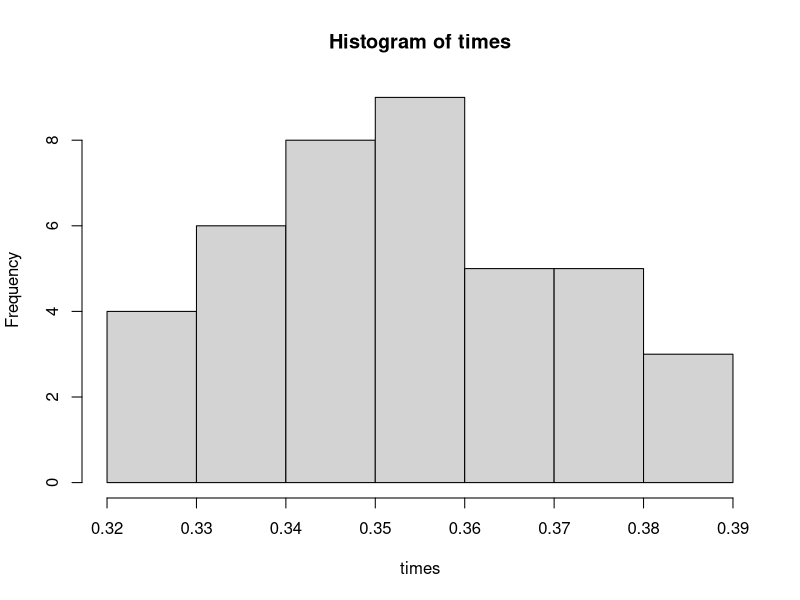
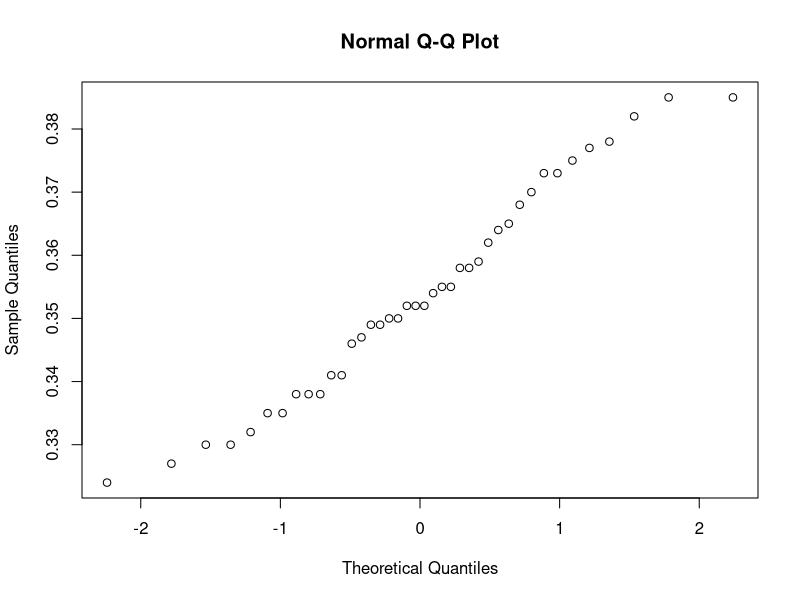
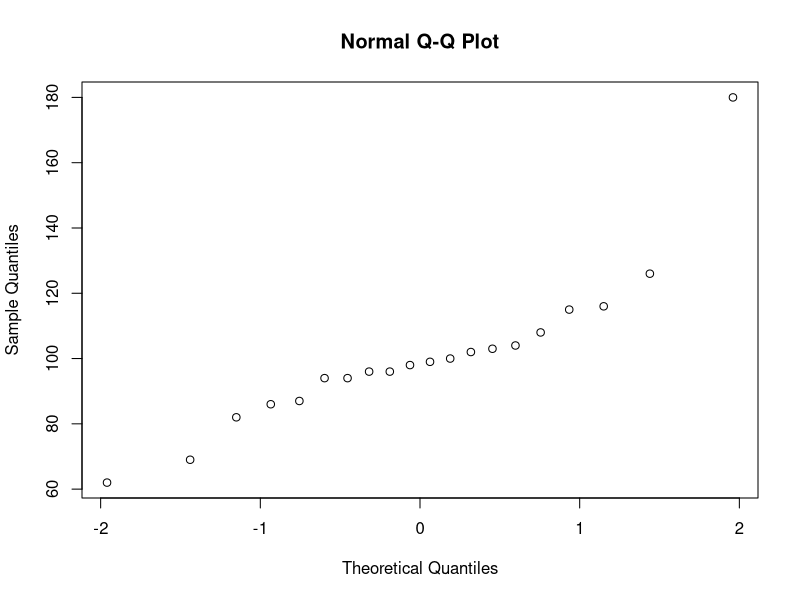
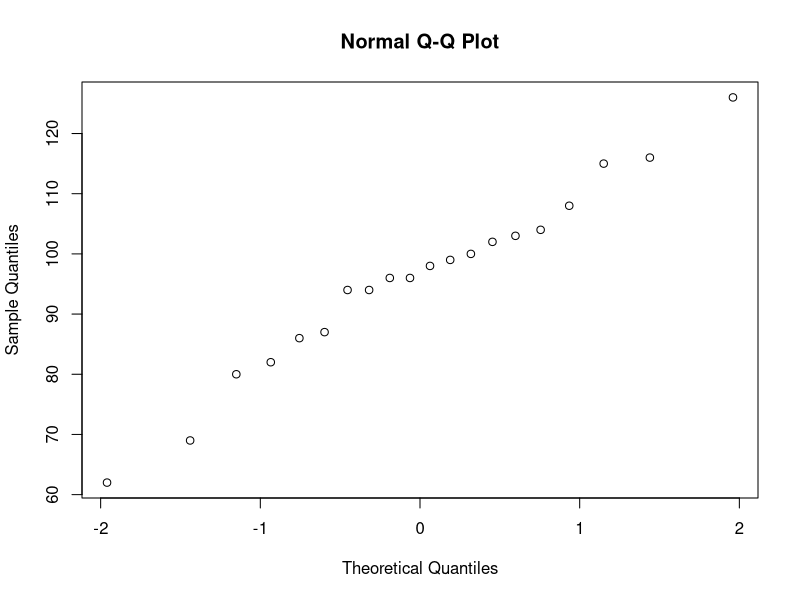
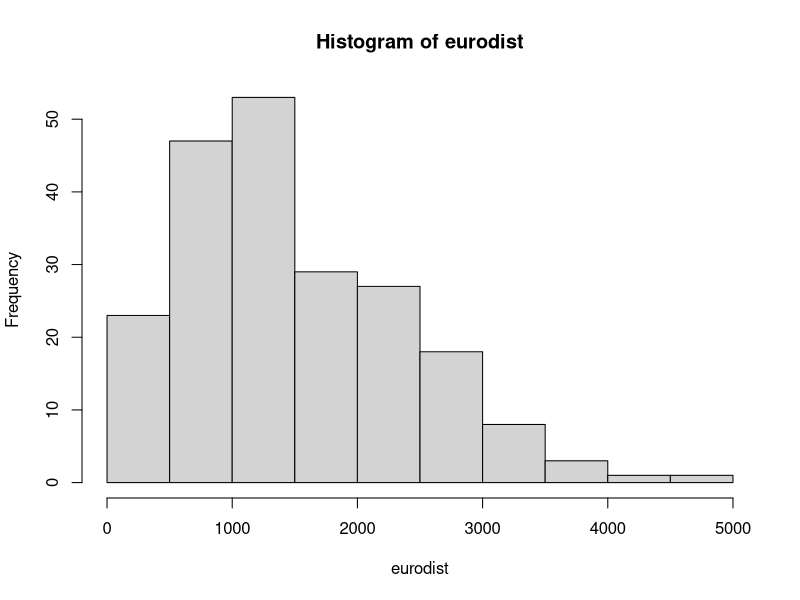
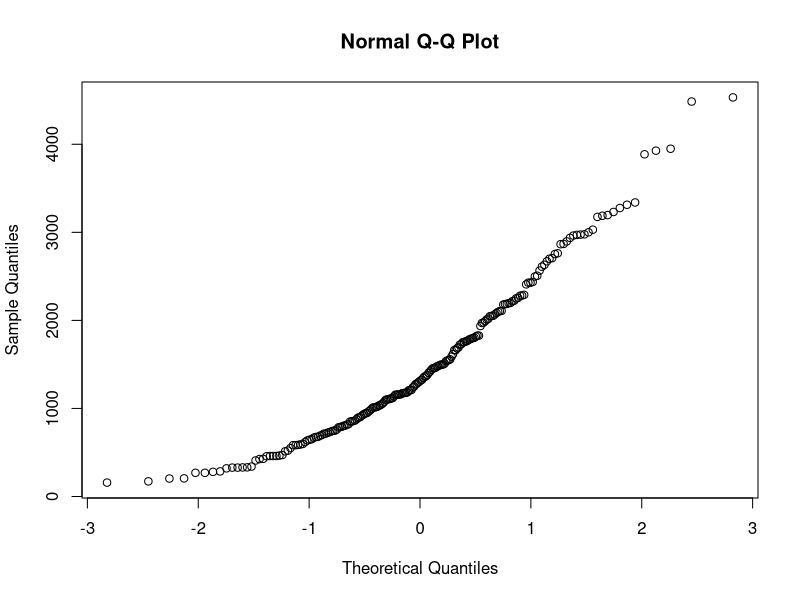

These charts were generated, in order, by the following R code:
#################
#  Example 1.1  #
#################

# Read in data set
times=c(0.341,0.368,0.358,0.335,0.347,0.373,0.365,0.332,0.330,0.362,0.364,
	0.352,0.338,0.327,0.350,0.358,0.385,0.370,0.350,0.341,0.349,0.354,0.330,
	0.352,0.377,0.355,0.324,0.375,0.338,0.335,0.382	,0.355,0.338,0.373,0.352,
	0.385,0.349,0.359	,0.378,0.346)

# Compute summary statistics
n = length(times); n
xbar = mean(times); xbar
s = sd(times); s

# Compute normal-based 95% CI for the mean
xbar - qnorm(0.975)*s/sqrt(n) ; xbar + qnorm(0.975)*s/sqrt(n)

# Compute t-distribution based 95% CI for the mean
xbar - qt(0.975,df=n-1)*s/sqrt(n) ; xbar + qt(0.975,df=n-1)*s/sqrt(n)

# Can more easily compute CI using the t.test command
# Check that you can find the CI in the output
t.test(times)

# To see if the data look normally distributed, have a look at stemplot
stem(times)

# Alternatively, have a look at histogram
hist(times)

# To see more clearly whether data look normally distributed,
# have a look at a normal QQ plot
qqnorm(times)

#################
#  Example 1.2  #
#################

# Read in data
speeds=c(115,82,96,87,100,69,108,116,180,99,94,	86,104,98,103,102,62,94,126,96)

# Compute summary statistics
n = length(speeds); n
xbar = mean(speeds); xbar
s = sd(speeds); s

# Examine normal QQ plot
qqnorm(speeds)

# Compute t-distrubtion based CI for mean
xbar - qt(0.975,df=n-1)*s/sqrt(n) ; xbar + qt(0.975,df=n-1)*s/sqrt(n)

# Compute CI more easily using t.test
t.test(speeds)

# Compute 95% CI for variance
(n-1)*s^2/qchisq(0.975,df=n-1) ; (n-1)*s^2/qchisq(0.025,df=n-1)

# Take square roots to get 95% CI for standard deviation
sqrt((n-1)*s^2/qchisq(0.975,df=n-1)) ; sqrt((n-1)*s^2/qchisq(0.025,df=n-1))

# Now set up a data set with the one extreme value (180) removed
corrected=c(115,82,96,87,100,69,108,116,80,99,94,86,104,98,103,102,62,94,126,96)

# Summary statistics for new data set
n = length(corrected); n
xbar = mean(corrected); xbar
s = sd(corrected); s

# Normal QQ plot for new data set
qqnorm(corrected)

# t-distribution based CI for mean for new data set
xbar - qt(0.975,df=n-1)*s/sqrt(n) ; xbar + qt(0.975,df=n-1)*s/sqrt(n)

# CI computed using t.test 
t.test(corrected)

# CI for variance of new data set
(n-1)*s^2/qchisq(0.975,df=n-1) ; (n-1)*s^2/qchisq(0.025,df=n-1)

# CI for standard deviation of new data set
sqrt((n-1)*s^2/qchisq(0.975,df=n-1)) ; sqrt((n-1)*s^2/qchisq(0.025,df=n-1))

#################
#  Example 1.3  #
#################

# Read in data
data(eurodist)

# Compute summary statistics
mhat = median(eurodist); mhat

n = length(eurodist); n
xbar = mean(eurodist); xbar
s = sd(eurodist); s

# Check histogram to see if data look normal
hist(eurodist)

# Or take a look at normal QQ plot
qqnorm(eurodist)

# Compute standard error of the sample median
se = s*sqrt(pi/(2*n)); se

# Compute 95% CI for the population median
mhat - 1.96 * se; mhat + 1.96 *se

# For comparison, compute normal-based CI for the mean
xbar - 1.96 * s/sqrt(n); xbar + 1.96 * s/sqrt(n)
